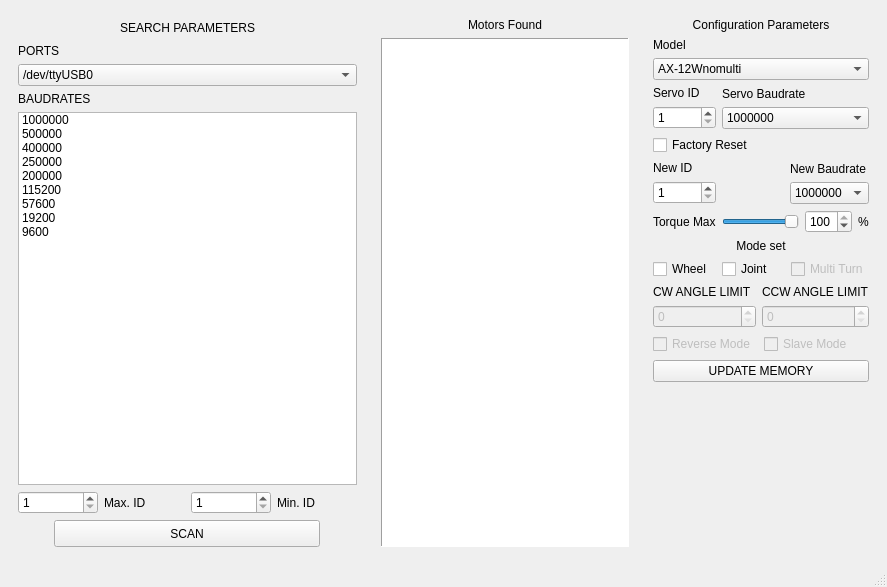
<?xml version="1.0" encoding="UTF-8"?>
<ui version="4.0">
 <class>MainWindow</class>
 <widget class="QMainWindow" name="MainWindow">
  <property name="geometry">
   <rect>
    <x>0</x>
    <y>0</y>
    <width>887</width>
    <height>587</height>
   </rect>
  </property>
  <property name="minimumSize">
   <size>
    <width>887</width>
    <height>587</height>
   </size>
  </property>
  <property name="windowTitle">
   <string>MainWindow</string>
  </property>
  <property name="styleSheet">
   <string notr="true"/>
  </property>
  <widget class="QWidget" name="centralwidget">
   <layout class="QGridLayout" name="gridLayout_6">
    <item row="0" column="0">
     <widget class="QFrame" name="framesearch">
      <property name="frameShape">
       <enum>QFrame::NoFrame</enum>
      </property>
      <property name="frameShadow">
       <enum>QFrame::Raised</enum>
      </property>
      <layout class="QGridLayout" name="gridLayout">
       <item row="5" column="0">
        <layout class="QHBoxLayout" name="horizontalLayout">
         <item>
          <widget class="QSpinBox" name="IDMAX">
           <property name="accelerated">
            <bool>true</bool>
           </property>
           <property name="minimum">
            <number>1</number>
           </property>
           <property name="maximum">
            <number>252</number>
           </property>
           <property name="singleStep">
            <number>1</number>
           </property>
          </widget>
         </item>
         <item>
          <widget class="QLabel" name="label_5">
           <property name="text">
            <string>Max. ID</string>
           </property>
          </widget>
         </item>
         <item>
          <widget class="QSpinBox" name="IDMIN">
           <property name="accelerated">
            <bool>true</bool>
           </property>
           <property name="minimum">
            <number>1</number>
           </property>
           <property name="maximum">
            <number>252</number>
           </property>
          </widget>
         </item>
         <item>
          <widget class="QLabel" name="label_4">
           <property name="text">
            <string>Min. ID</string>
           </property>
          </widget>
         </item>
        </layout>
       </item>
       <item row="1" column="0">
        <widget class="QLabel" name="portttxt">
         <property name="text">
          <string>PORTS</string>
         </property>
        </widget>
       </item>
       <item row="2" column="0">
        <widget class="QComboBox" name="portcombox">
         <item>
          <property name="text">
           <string>/dev/ttyUSB0</string>
          </property>
         </item>
         <item>
          <property name="text">
           <string>/dev/ttyUSB1</string>
          </property>
         </item>
        </widget>
       </item>
       <item row="3" column="0">
        <widget class="QLabel" name="BAUDRATEtxt">
         <property name="text">
          <string>BAUDRATES</string>
         </property>
        </widget>
       </item>
       <item row="6" column="0">
        <layout class="QHBoxLayout" name="horizontalLayout_5">
         <item>
          <spacer name="horizontalSpacer">
           <property name="orientation">
            <enum>Qt::Horizontal</enum>
           </property>
           <property name="sizeHint" stdset="0">
            <size>
             <width>40</width>
             <height>20</height>
            </size>
           </property>
          </spacer>
         </item>
         <item>
          <widget class="QPushButton" name="scanbutton">
           <property name="minimumSize">
            <size>
             <width>266</width>
             <height>27</height>
            </size>
           </property>
           <property name="maximumSize">
            <size>
             <width>266</width>
             <height>27</height>
            </size>
           </property>
           <property name="layoutDirection">
            <enum>Qt::LeftToRight</enum>
           </property>
           <property name="styleSheet">
            <string notr="true">background-image: url(:/testebutton.jpg);</string>
           </property>
           <property name="text">
            <string>SCAN</string>
           </property>
          </widget>
         </item>
         <item>
          <spacer name="horizontalSpacer_2">
           <property name="orientation">
            <enum>Qt::Horizontal</enum>
           </property>
           <property name="sizeHint" stdset="0">
            <size>
             <width>40</width>
             <height>20</height>
            </size>
           </property>
          </spacer>
         </item>
        </layout>
       </item>
       <item row="4" column="0">
        <widget class="QListWidget" name="Baudratelist">
         <property name="frameShape">
          <enum>QFrame::StyledPanel</enum>
         </property>
         <property name="frameShadow">
          <enum>QFrame::Sunken</enum>
         </property>
         <property name="lineWidth">
          <number>0</number>
         </property>
         <property name="midLineWidth">
          <number>0</number>
         </property>
         <property name="verticalScrollBarPolicy">
          <enum>Qt::ScrollBarAsNeeded</enum>
         </property>
         <property name="dragEnabled">
          <bool>false</bool>
         </property>
         <property name="dragDropOverwriteMode">
          <bool>false</bool>
         </property>
         <property name="movement">
          <enum>QListView::Static</enum>
         </property>
         <property name="flow">
          <enum>QListView::TopToBottom</enum>
         </property>
         <property name="viewMode">
          <enum>QListView::ListMode</enum>
         </property>
         <property name="uniformItemSizes">
          <bool>false</bool>
         </property>
         <property name="wordWrap">
          <bool>false</bool>
         </property>
         <property name="currentRow">
          <number>-1</number>
         </property>
         <property name="sortingEnabled">
          <bool>false</bool>
         </property>
         <item>
          <property name="text">
           <string>1000000</string>
          </property>
          <property name="checkState">
           <enum>Unchecked</enum>
          </property>
         </item>
         <item>
          <property name="text">
           <string>500000</string>
          </property>
          <property name="checkState">
           <enum>Unchecked</enum>
          </property>
         </item>
         <item>
          <property name="text">
           <string>400000</string>
          </property>
          <property name="checkState">
           <enum>Unchecked</enum>
          </property>
         </item>
         <item>
          <property name="text">
           <string>250000</string>
          </property>
          <property name="checkState">
           <enum>Unchecked</enum>
          </property>
         </item>
         <item>
          <property name="text">
           <string>200000</string>
          </property>
          <property name="checkState">
           <enum>Unchecked</enum>
          </property>
         </item>
         <item>
          <property name="text">
           <string>115200</string>
          </property>
          <property name="checkState">
           <enum>Unchecked</enum>
          </property>
         </item>
         <item>
          <property name="text">
           <string>57600</string>
          </property>
          <property name="checkState">
           <enum>Unchecked</enum>
          </property>
         </item>
         <item>
          <property name="text">
           <string>19200</string>
          </property>
          <property name="checkState">
           <enum>Unchecked</enum>
          </property>
         </item>
         <item>
          <property name="text">
           <string>9600</string>
          </property>
          <property name="checkState">
           <enum>Unchecked</enum>
          </property>
         </item>
        </widget>
       </item>
       <item row="0" column="0">
        <layout class="QHBoxLayout" name="horizontalLayout_8">
         <item>
          <spacer name="horizontalSpacer_3">
           <property name="orientation">
            <enum>Qt::Horizontal</enum>
           </property>
           <property name="sizeHint" stdset="0">
            <size>
             <width>40</width>
             <height>20</height>
            </size>
           </property>
          </spacer>
         </item>
         <item>
          <widget class="QLabel" name="searchparamtxt">
           <property name="text">
            <string>SEARCH PARAMETERS</string>
           </property>
          </widget>
         </item>
         <item>
          <spacer name="horizontalSpacer_4">
           <property name="orientation">
            <enum>Qt::Horizontal</enum>
           </property>
           <property name="sizeHint" stdset="0">
            <size>
             <width>40</width>
             <height>20</height>
            </size>
           </property>
          </spacer>
         </item>
        </layout>
       </item>
      </layout>
     </widget>
    </item>
    <item row="0" column="1">
     <widget class="QFrame" name="framelist">
      <property name="frameShape">
       <enum>QFrame::NoFrame</enum>
      </property>
      <property name="frameShadow">
       <enum>QFrame::Raised</enum>
      </property>
      <layout class="QGridLayout" name="gridLayout_2">
       <item row="0" column="0">
        <widget class="QLabel" name="label_6">
         <property name="enabled">
          <bool>true</bool>
         </property>
         <property name="layoutDirection">
          <enum>Qt::LeftToRight</enum>
         </property>
         <property name="text">
          <string>Motors Found</string>
         </property>
         <property name="alignment">
          <set>Qt::AlignCenter</set>
         </property>
        </widget>
       </item>
       <item row="1" column="0">
        <widget class="QListWidget" name="listWidget">
         <property name="autoFillBackground">
          <bool>false</bool>
         </property>
         <property name="frameShape">
          <enum>QFrame::Panel</enum>
         </property>
        </widget>
       </item>
      </layout>
     </widget>
    </item>
    <item row="0" column="2">
     <layout class="QVBoxLayout" name="verticalLayout_7">
      <item>
       <widget class="QFrame" name="frameconfig">
        <property name="maximumSize">
         <size>
          <width>273</width>
          <height>523</height>
         </size>
        </property>
        <property name="frameShape">
         <enum>QFrame::NoFrame</enum>
        </property>
        <property name="frameShadow">
         <enum>QFrame::Raised</enum>
        </property>
        <layout class="QGridLayout" name="gridLayout_7">
         <item row="2" column="0">
          <widget class="QComboBox" name="modellist">
           <item>
            <property name="text">
             <string>AX-12Wnomulti</string>
            </property>
           </item>
           <item>
            <property name="text">
             <string>AX-12Anomulti</string>
            </property>
           </item>
           <item>
            <property name="text">
             <string>AX-18nomulti</string>
            </property>
           </item>
           <item>
            <property name="text">
             <string>EX-106+ nomulti</string>
            </property>
           </item>
           <item>
            <property name="text">
             <string>RX-24F nomulti</string>
            </property>
           </item>
           <item>
            <property name="text">
             <string>RX-28 nomulti</string>
            </property>
           </item>
           <item>
            <property name="text">
             <string>RX-64 nomulti</string>
            </property>
           </item>
           <item>
            <property name="text">
             <string>MX-12W </string>
            </property>
           </item>
           <item>
            <property name="text">
             <string>MX-28</string>
            </property>
           </item>
           <item>
            <property name="text">
             <string>MX-64</string>
            </property>
           </item>
           <item>
            <property name="text">
             <string>MX-106drive</string>
            </property>
           </item>
           <item>
            <property name="text">
             <string>MX1062.0 NON SUPORTED</string>
            </property>
           </item>
           <item>
            <property name="text">
             <string>MX-28 2.0 NON SUPORTED</string>
            </property>
           </item>
           <item>
            <property name="text">
             <string>MX-64 2.0 NON SUPORTED</string>
            </property>
           </item>
          </widget>
         </item>
         <item row="4" column="0">
          <layout class="QHBoxLayout" name="horizontalLayout_2">
           <item>
            <widget class="QLabel" name="torquemaxtxt">
             <property name="text">
              <string>Torque Max</string>
             </property>
            </widget>
           </item>
           <item>
            <widget class="QSlider" name="torqueslider">
             <property name="minimum">
              <number>1</number>
             </property>
             <property name="maximum">
              <number>100</number>
             </property>
             <property name="value">
              <number>100</number>
             </property>
             <property name="tracking">
              <bool>true</bool>
             </property>
             <property name="orientation">
              <enum>Qt::Horizontal</enum>
             </property>
            </widget>
           </item>
           <item>
            <layout class="QHBoxLayout" name="horizontalLayout_4">
             <item>
              <widget class="QSpinBox" name="spinBox">
               <property name="minimum">
                <number>1</number>
               </property>
               <property name="maximum">
                <number>100</number>
               </property>
               <property name="value">
                <number>100</number>
               </property>
              </widget>
             </item>
             <item>
              <widget class="QLabel" name="label">
               <property name="text">
                <string>%</string>
               </property>
               <property name="alignment">
                <set>Qt::AlignCenter</set>
               </property>
              </widget>
             </item>
            </layout>
           </item>
          </layout>
         </item>
         <item row="7" column="0">
          <layout class="QHBoxLayout" name="horizontalLayout_7">
           <item>
            <widget class="QCheckBox" name="reversemode_2">
             <property name="enabled">
              <bool>false</bool>
             </property>
             <property name="text">
              <string>Reverse Mode</string>
             </property>
            </widget>
           </item>
           <item>
            <widget class="QCheckBox" name="slavemode_2">
             <property name="enabled">
              <bool>false</bool>
             </property>
             <property name="text">
              <string>Slave Mode</string>
             </property>
            </widget>
           </item>
          </layout>
         </item>
         <item row="0" column="0">
          <widget class="QLabel" name="label_7">
           <property name="text">
            <string>Configuration Parameters</string>
           </property>
           <property name="alignment">
            <set>Qt::AlignCenter</set>
           </property>
          </widget>
         </item>
         <item row="3" column="0">
          <layout class="QGridLayout" name="gridLayout_3">
           <item row="0" column="0">
            <layout class="QVBoxLayout" name="verticalLayout">
             <item>
              <widget class="QLabel" name="servoidtxt">
               <property name="text">
                <string>Servo ID</string>
               </property>
              </widget>
             </item>
             <item>
              <widget class="QSpinBox" name="servoid">
               <property name="accelerated">
                <bool>true</bool>
               </property>
               <property name="minimum">
                <number>1</number>
               </property>
               <property name="maximum">
                <number>252</number>
               </property>
              </widget>
             </item>
            </layout>
           </item>
           <item row="0" column="1" colspan="2">
            <layout class="QVBoxLayout" name="verticalLayout_2">
             <item>
              <widget class="QLabel" name="servobaudrate">
               <property name="text">
                <string>Servo Baudrate</string>
               </property>
              </widget>
             </item>
             <item>
              <widget class="QComboBox" name="servobaudlist">
               <item>
                <property name="text">
                 <string>1000000</string>
                </property>
               </item>
               <item>
                <property name="text">
                 <string>500000</string>
                </property>
               </item>
               <item>
                <property name="text">
                 <string>400000</string>
                </property>
               </item>
               <item>
                <property name="text">
                 <string>250000</string>
                </property>
               </item>
               <item>
                <property name="text">
                 <string>200000</string>
                </property>
               </item>
               <item>
                <property name="text">
                 <string>11520</string>
                </property>
               </item>
               <item>
                <property name="text">
                 <string>57600</string>
                </property>
               </item>
               <item>
                <property name="text">
                 <string>19200</string>
                </property>
               </item>
               <item>
                <property name="text">
                 <string>9600</string>
                </property>
               </item>
              </widget>
             </item>
            </layout>
           </item>
           <item row="1" column="0" colspan="2">
            <widget class="QCheckBox" name="checkBox">
             <property name="text">
              <string>Factory Reset</string>
             </property>
            </widget>
           </item>
           <item row="2" column="0">
            <layout class="QVBoxLayout" name="verticalLayout_3">
             <item>
              <widget class="QLabel" name="newidtxt">
               <property name="text">
                <string>New ID</string>
               </property>
              </widget>
             </item>
             <item>
              <widget class="QSpinBox" name="newid">
               <property name="accelerated">
                <bool>true</bool>
               </property>
               <property name="minimum">
                <number>1</number>
               </property>
               <property name="maximum">
                <number>252</number>
               </property>
              </widget>
             </item>
            </layout>
           </item>
           <item row="2" column="2">
            <layout class="QVBoxLayout" name="verticalLayout_4">
             <item>
              <widget class="QLabel" name="newbaud">
               <property name="text">
                <string>New Baudrate</string>
               </property>
              </widget>
             </item>
             <item>
              <widget class="QComboBox" name="newbaudlist">
               <item>
                <property name="text">
                 <string>1000000</string>
                </property>
               </item>
               <item>
                <property name="text">
                 <string>500000</string>
                </property>
               </item>
               <item>
                <property name="text">
                 <string>400000</string>
                </property>
               </item>
               <item>
                <property name="text">
                 <string>250000</string>
                </property>
               </item>
               <item>
                <property name="text">
                 <string>200000</string>
                </property>
               </item>
               <item>
                <property name="text">
                 <string>11520</string>
                </property>
               </item>
               <item>
                <property name="text">
                 <string>57600</string>
                </property>
               </item>
               <item>
                <property name="text">
                 <string>19200</string>
                </property>
               </item>
               <item>
                <property name="text">
                 <string>9600</string>
                </property>
               </item>
              </widget>
             </item>
            </layout>
           </item>
          </layout>
         </item>
         <item row="8" column="0">
          <widget class="QPushButton" name="updatememory">
           <property name="maximumSize">
            <size>
             <width>1920</width>
             <height>1080</height>
            </size>
           </property>
           <property name="styleSheet">
            <string notr="true">background-image: url(:/updateeprombut.jpg);</string>
           </property>
           <property name="text">
            <string>UPDATE MEMORY</string>
           </property>
           <property name="flat">
            <bool>false</bool>
           </property>
          </widget>
         </item>
         <item row="6" column="0">
          <layout class="QGridLayout" name="gridLayout_5">
           <item row="0" column="0">
            <widget class="QLabel" name="label_16">
             <property name="text">
              <string>Mode set</string>
             </property>
             <property name="alignment">
              <set>Qt::AlignCenter</set>
             </property>
            </widget>
           </item>
           <item row="1" column="0">
            <layout class="QHBoxLayout" name="horizontalLayout_6">
             <item>
              <widget class="QCheckBox" name="wheel_2">
               <property name="styleSheet">
                <string notr="true">background-image: url(:/background.jpg);</string>
               </property>
               <property name="text">
                <string>Wheel</string>
               </property>
              </widget>
             </item>
             <item>
              <widget class="QCheckBox" name="joint_2">
               <property name="autoFillBackground">
                <bool>false</bool>
               </property>
               <property name="text">
                <string>Joint</string>
               </property>
               <property name="checkable">
                <bool>true</bool>
               </property>
               <property name="tristate">
                <bool>false</bool>
               </property>
              </widget>
             </item>
             <item>
              <widget class="QCheckBox" name="multiturn_2">
               <property name="enabled">
                <bool>false</bool>
               </property>
               <property name="text">
                <string>Multi Turn</string>
               </property>
              </widget>
             </item>
            </layout>
           </item>
           <item row="2" column="0">
            <layout class="QGridLayout" name="gridLayout_4">
             <item row="0" column="0">
              <layout class="QVBoxLayout" name="verticalLayout_6">
               <item>
                <widget class="QLabel" name="label_13">
                 <property name="text">
                  <string>CW ANGLE LIMIT</string>
                 </property>
                </widget>
               </item>
               <item>
                <widget class="QSpinBox" name="cwanglelimit">
                 <property name="enabled">
                  <bool>false</bool>
                 </property>
                 <property name="frame">
                  <bool>true</bool>
                 </property>
                 <property name="accelerated">
                  <bool>true</bool>
                 </property>
                 <property name="keyboardTracking">
                  <bool>true</bool>
                 </property>
                 <property name="suffix">
                  <string notr="true"/>
                 </property>
                 <property name="maximum">
                  <number>4095</number>
                 </property>
                </widget>
               </item>
              </layout>
             </item>
             <item row="0" column="1">
              <layout class="QVBoxLayout" name="verticalLayout_5">
               <item>
                <widget class="QLabel" name="label_14">
                 <property name="text">
                  <string>CCW ANGLE LIMIT</string>
                 </property>
                </widget>
               </item>
               <item>
                <widget class="QSpinBox" name="ccwanglelimit">
                 <property name="enabled">
                  <bool>false</bool>
                 </property>
                 <property name="accelerated">
                  <bool>true</bool>
                 </property>
                 <property name="maximum">
                  <number>4095</number>
                 </property>
                </widget>
               </item>
              </layout>
             </item>
            </layout>
           </item>
          </layout>
         </item>
         <item row="1" column="0">
          <widget class="QLabel" name="label_2">
           <property name="text">
            <string>Model</string>
           </property>
          </widget>
         </item>
        </layout>
       </widget>
      </item>
      <item>
       <spacer name="verticalSpacer">
        <property name="orientation">
         <enum>Qt::Vertical</enum>
        </property>
        <property name="sizeHint" stdset="0">
         <size>
          <width>20</width>
          <height>40</height>
         </size>
        </property>
       </spacer>
      </item>
     </layout>
    </item>
   </layout>
  </widget>
  <widget class="QMenuBar" name="menubar">
   <property name="geometry">
    <rect>
     <x>0</x>
     <y>0</y>
     <width>887</width>
     <height>25</height>
    </rect>
   </property>
  </widget>
  <widget class="QStatusBar" name="statusbar"/>
 </widget>
 <resources>
  <include location="resource.qrc"/>
 </resources>
 <connections>
  <connection>
   <sender>torqueslider</sender>
   <signal>sliderMoved(int)</signal>
   <receiver>spinBox</receiver>
   <slot>setValue(int)</slot>
   <hints>
    <hint type="sourcelabel">
     <x>779</x>
     <y>298</y>
    </hint>
    <hint type="destinationlabel">
     <x>846</x>
     <y>297</y>
    </hint>
   </hints>
  </connection>
  <connection>
   <sender>spinBox</sender>
   <signal>valueChanged(int)</signal>
   <receiver>torqueslider</receiver>
   <slot>setValue(int)</slot>
   <hints>
    <hint type="sourcelabel">
     <x>846</x>
     <y>297</y>
    </hint>
    <hint type="destinationlabel">
     <x>779</x>
     <y>298</y>
    </hint>
   </hints>
  </connection>
  <connection>
   <sender>joint_2</sender>
   <signal>clicked(bool)</signal>
   <receiver>ccwanglelimit</receiver>
   <slot>setEnabled(bool)</slot>
   <hints>
    <hint type="sourcelabel">
     <x>759</x>
     <y>352</y>
    </hint>
    <hint type="destinationlabel">
     <x>864</x>
     <y>411</y>
    </hint>
   </hints>
  </connection>
  <connection>
   <sender>joint_2</sender>
   <signal>clicked(bool)</signal>
   <receiver>cwanglelimit</receiver>
   <slot>setEnabled(bool)</slot>
   <hints>
    <hint type="sourcelabel">
     <x>759</x>
     <y>352</y>
    </hint>
    <hint type="destinationlabel">
     <x>732</x>
     <y>411</y>
    </hint>
   </hints>
  </connection>
 </connections>
</ui>
